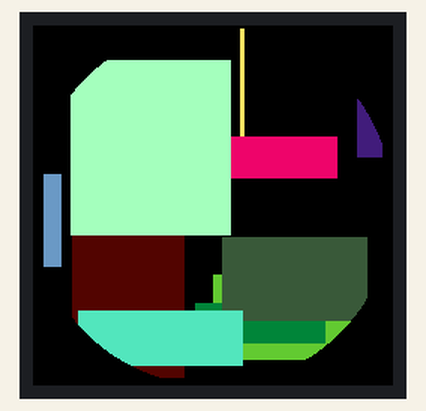
Simulated run of this program. Board: Raspberry Pi Pico running MicroPython. Shown: 240×240 colour display. Random numbers come from a fixed seed; library files of the repository ran but are not shown: gc9a01.py.

Above: at 0.74 s.
At 3.46 s:
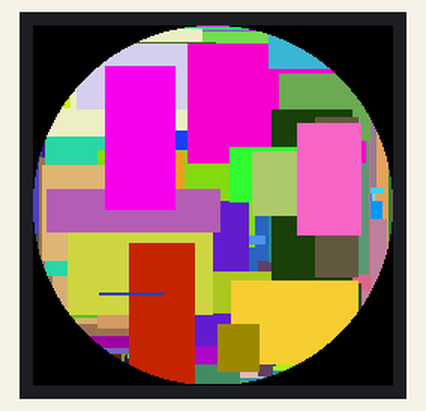
At 5.89 s:
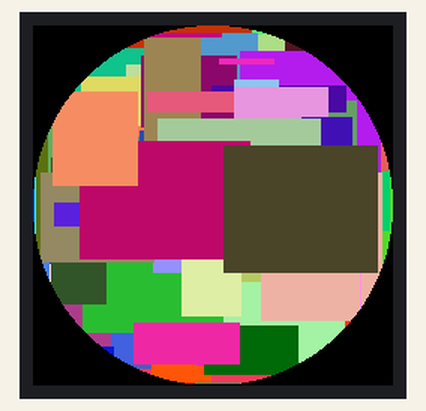
At 11.34 s:
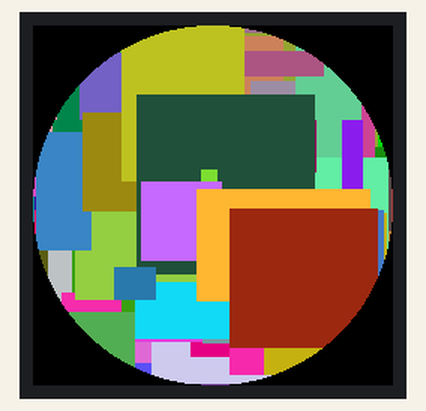
At 16.51 s:
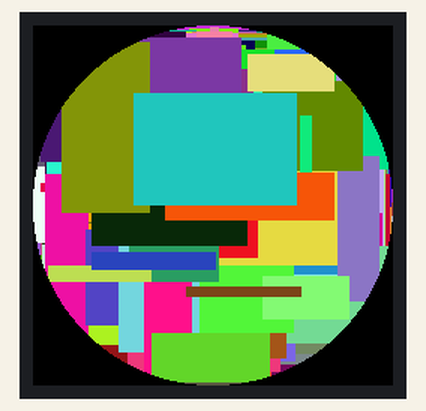
At 21.65 s:
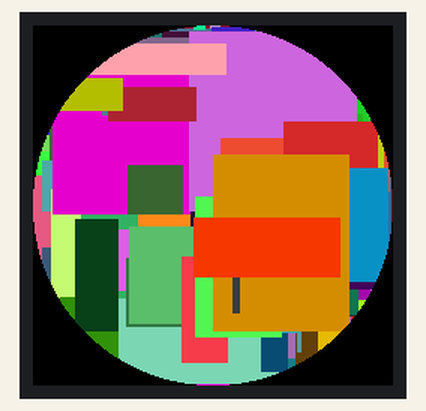

The program:

07-random-rects.py
```python
"""
07-random-rects.py
    Draws rectangles in random colors at random locations on the
    display.
"""
import random
from machine import Pin, SPI
import gc9a01 as gc9a01

SCL = 2
SDA = 3
DC = 4
CS = 5
RST = 6

spi = SPI(0, baudrate=60000000, sck=Pin(SCL), mosi=Pin(SDA))
tft = gc9a01.GC9A01(spi,
    dc=   Pin(DC, Pin.OUT),
    cs=   Pin(CS, Pin.OUT),
    reset=Pin(RST, Pin.OUT))

tft.fill(gc9a01.BLACK)

while True:
    width = random.randint(0, tft.width // 2)
    height = random.randint(0, tft.height // 2)
    col = random.randint(0, tft.width - width)
    row = random.randint(0, tft.height - height)
    tft.fill_rect(col,row,width,height,
        gc9a01.color565(
            random.getrandbits(8),
            random.getrandbits(8),
            random.getrandbits(8)
        )
    )
```
